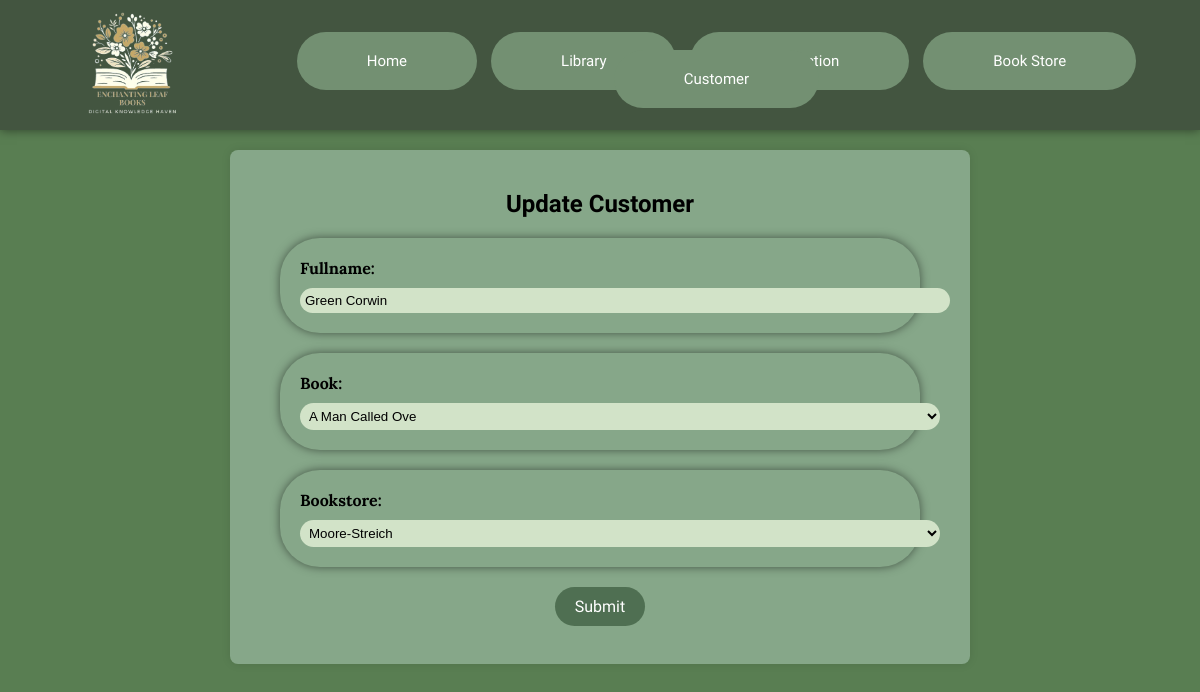
Page /customer_list/1000 on the committed database.
### dartaapp/models.py (models this page shows, shortened)
class BaseModel (models.Model) :
    created_at = models.DateTimeField(auto_now_add=True, db_index=True)
    updated_at = models.DateTimeField(auto_now=True)
    class Meta:
        abstract = True

class Customer (BaseModel) :
    fullname = models.CharField(max_length=100, null=True, blank=True)
    book = models.ForeignKey(BookDetail, null=True, blank=True, on_delete=models.CASCADE)
    bookstore = models.ForeignKey(BookStore, null=True, blank=True, on_delete=models.CASCADE)

### dartaapp/views.py (the view)
# urls.py: path('customer_list/<pk>',  CustomerUpdateView.as_view(), name='customer-update'),
class CustomerUpdateView(UpdateView):
    model = Customer
    form_class = CustomerForm
    template_name = 'CRUD/customercrud/update.html'
    success_url = reverse_lazy('customer-list')

### dartaapp/forms.py
class CustomerForm(ModelForm):
    class Meta:
        model = Customer
        fields = "__all__"

### dartaapp/models.py (called while the page is built)
    def __str__(self) :
        return self.title

    def __str__(self) :
        return self.bookstore_name

### dartaapp/templates/CRUD/customercrud/update.html (shortened to what this page needs)
{% extends 'base.html' %}
{% load static %}
    {% block content %}
      <div class="form-container">
        <h2>Update Customer</h2>
        <form role="form" method="post" novalidate>
                {% include '../../includes/form.html' %}
            <button type='submit' class="btn-submit">Submit</button>
        </form>
        <br>
      </div>
    {% endblock %}

### dartaapp/templates/includes/form.html (shortened to what this page needs)
{% load widget_tweaks %}
{% load static %}
{% for field in form %}
    <div class="col-md-6">
        <div class="form-group">
            {% if field.field.widget.input_type == 'checkbox' %}
                <div class="form-check form-switch">
                    {% render_field field class="form-check-input ms-auto" %}
                    <label class="form-label"
                        for="{{ field.id_for_label }}">{{ field.label }}:</label>
                </div>
            {% else %}
                <label for="{{ field.id_for_label }}" class="form-label">{{ field.label }}: </label>
                {% render_field field class="form-control" %}
            {% endif %}
        </div>
    </div>
{% endfor %}

### dartaapp/static/css/style.css (style rules this page uses)
body { margin: 0; background-color: #597E52; }
label { font-family: 'Lora'; color: #ffffff; }
input { background-color: #86A789; }
button { background-color: #435540; border-radius: 5vh; color: #ffffff; padding: 5px 10px; margin-right: 10px; }
.form-container { max-width: 700px; margin: 20px auto; padding: 20px; background-color: #86A789; border-radius: 8px; box-shadow: 0 0 10px rgba(0, 0, 0, 0.1); }
.form-container h2 { font-family: 'Rubik Doodle Shadow'; text-align: center; }
.form-container button { display: block; margin: 0 auto; }
.form-group { max-width: 600px; margin: 20px auto; padding: 20px; background-color: #86A789; border-radius: 5vh; box-shadow: 0 0 10px rgba(0, 0, 0, 0.5); }
.form-label { font-family: 'Lora'; color: #000000; font-weight: bolder; }
.form-control { display: flex; margin-top: 10px; width: 80vh; padding: 5px; background-color: #D2E3C8; border-radius: 5vh; border: none; }
.btn-submit { font-family: 'Rubik Doodle Shadow'; background-color: #4F6F52; color: #fff; padding: 10px 20px; border: none; border-radius: 10vh; cursor: pointer; font-size: 16px; }

### rows in the picture
Customer: fullname "Green Corwin" "A Man Called Ove" "Moore-Streich"

### other values in the picture
{{ field.label }} "Fullname" "Book" "Bookstore"
